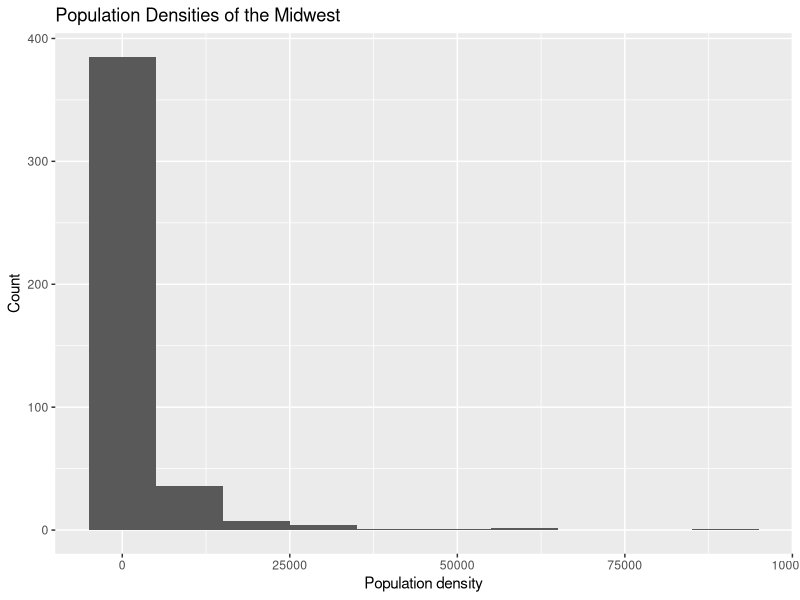
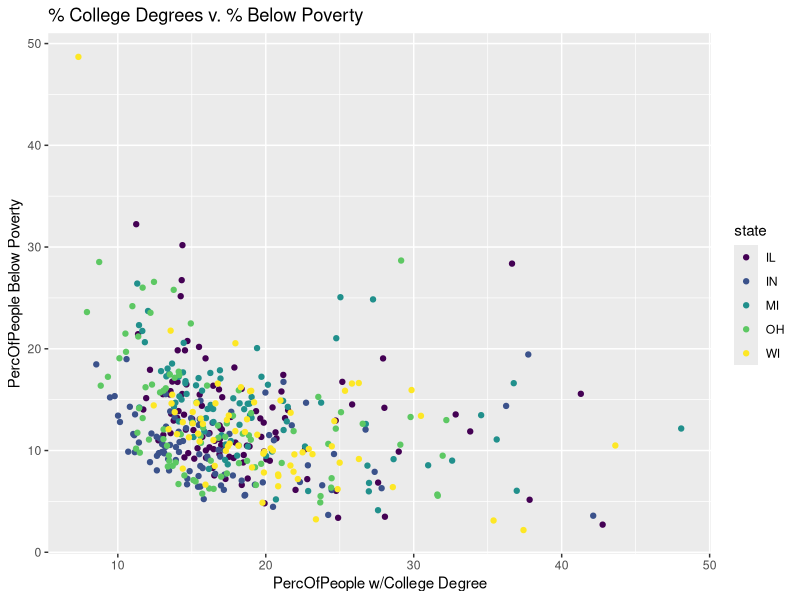

The R source for these figures, in order:
## ---- chunk 1
#| label: load-packages
#| message: false

library(tidyverse)
library(viridis)
## ---- chunk 2
view(midwest)
## ---- chunk 3
#| label: Ex-1
ggplot(data = midwest, 
       mapping = aes(x = popdensity)) +
  geom_histogram(alpha = 1, binwidth = 10000) + 
  labs(
    x = "Population density",
    y = "Count", 
    title = "Population Densities of the Midwest"
  )
## ---- chunk 4
scale_color_viridis_d()
## ---- chunk 5
ggplot(data = midwest, 
       mapping = aes(x = percollege, y = percbelowpoverty, color = state)) +
  scale_color_viridis_d() +
  geom_point() + 
  labs(
    x = "PercOfPeople w/College Degree",
    y = "PercOfPeople Below Poverty", 
    title = "% College Degrees v. % Below Poverty "
  ) 
